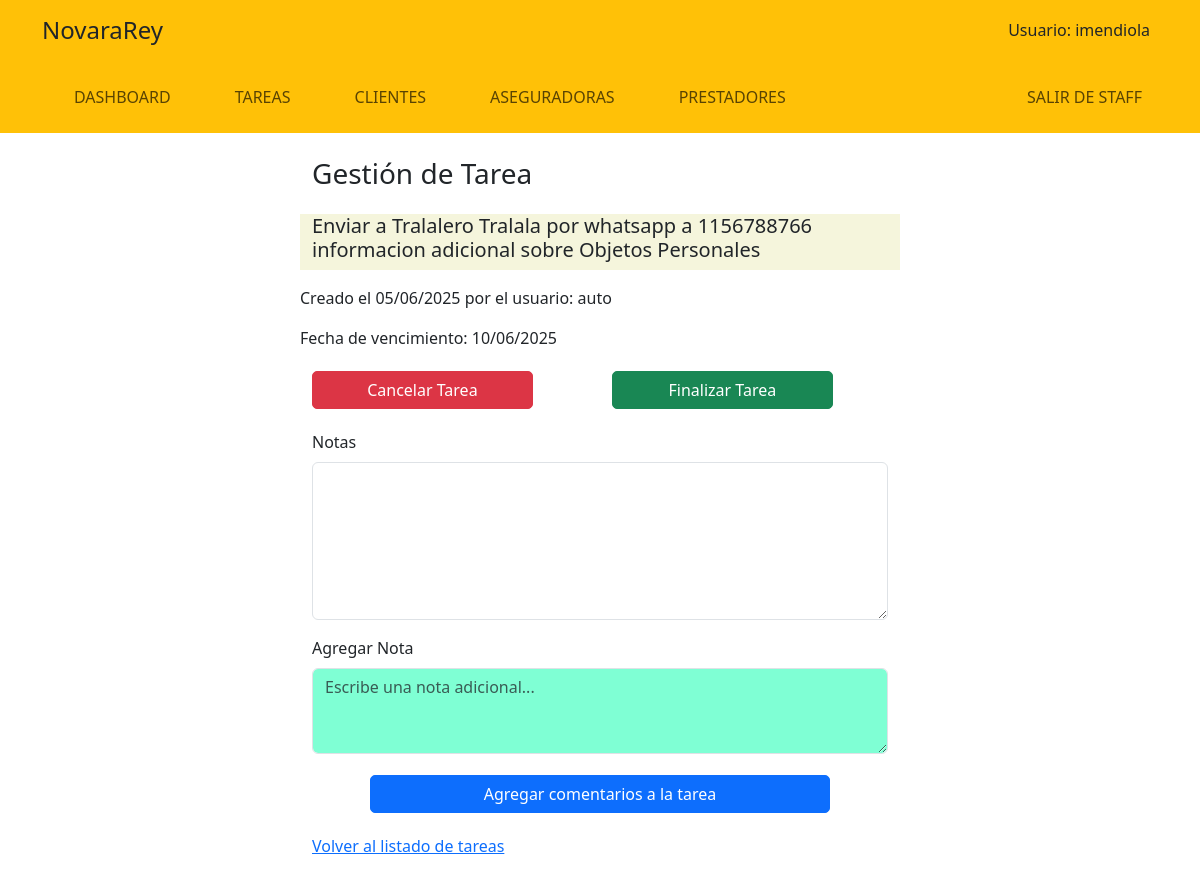
Screenshot of /staff/tareas/edit/7/ (signed in) with the database file from the repository.
### StaffApp/models.py (models this page shows, shortened)
class Tarea(models.Model):
    TASK_STATUS_CHOICES = [
        ('P', 'Pendiente'),
        ('F', 'Completada'),
        ('C', 'Cancelada'),
    ]
    titulo = models.CharField(max_length=100, verbose_name='Título')
    fecha_creacion = models.DateTimeField(auto_now_add=True, verbose_name='Fecha de Creación')
    usuario_creacion = models.ForeignKey(
        'auth.User', on_delete=models.CASCADE, related_name='tareas_creadas', verbose_name='Usuario Creador'
    )
    fecha_vencimiento = models.DateTimeField(verbose_name='Fecha de Vencimiento')
    status = models.CharField(
        max_length=1,
        choices=TASK_STATUS_CHOICES,
        default='P',
        verbose_name='Estado'
    )
    notas = models.TextField(verbose_name='Descripción')
    usuario_finalizacion = models.ForeignKey(
        'auth.User', on_delete=models.CASCADE, related_name='tareas_finalizadas', null=True, blank=True, verbose_name='Usuario de Finalización'
    )
    fecha_finalizacion = models.DateTimeField(null=True, blank=True, verbose_name='Fecha de Finalización')
    class Meta:
        verbose_name = 'Tarea'
        verbose_name_plural = 'Tareas'
        ordering = ['-fecha_creacion']

### StaffApp/views.py (the view, shortened to what this page needs)
# urls.py: path('tareas/edit/<int:id>/', vista_tareas_edit, name='tareas_edit'),
@login_required(login_url='/login/login/')
def vista_tareas_edit(request, id):
    tarea = Tarea.objects.get(id=id)
    return render(request, 'StaffApp/tareasEdit.html', {'tarea': tarea})

### StaffApp/templates/StaffApp/tareasEdit.html (shortened to what this page needs)
{% extends "StaffApp/baseStaff.html" %}
{% block content %}
<div class="container mt-4" style="max-width: 600px;">
    <h3 class="mb-4">Gestión de Tarea</h3>
    <form method="post">
        <div class="mb-3 row" style="font-weight: bold; background-color: beige;">
            <h5>{{ tarea.titulo }}</h5>
        </div>
        <div class="mb-3 row" >
            Creado el {{ tarea.fecha_creacion|date:'d/m/Y' }} por el usuario: {{ tarea.usuario_creacion.get_username }}
        </div>
        <div class="mb-3 row">
            Fecha de vencimiento: {{ tarea.fecha_vencimiento|date:'d/m/Y' }}
        </div>
        <div class="mb-3 row">
            <div class="col-6">
                <button type="submit" name="accion" value="cancelar" class="btn btn-danger custom-btn">Cancelar Tarea</button>
            </div>
            <div class="col-6">
                <button type="submit" name="accion" value="finalizar" class="btn btn-success custom-btn">Finalizar Tarea</button>
            </div>
        </div>
        <div class="mb-3">
            <label class="form-label">Notas</label>
            <textarea class="form-control" rows="6" readonly>{{ tarea.notas }}</textarea>
        </div>
        <div class="mb-3">
            <label class="form-label">Agregar Nota</label>
            <textarea class="form-control" name="comentario" rows="3" placeholder="Escribe una nota adicional..." style="background-color: aquamarine;"></textarea>
        </div>
            <div class="d-flex justify-content-center mb-3">
                <button type="submit" name="accion" value="addcomment" class="btn btn-primary custom-btn">Agregar comentarios a la tarea</button>
            </div>
        </form>
    <div class="mt-3">
        <a href="{% url 'tareas_main' %}">Volver al listado de tareas</a>
    </div>
</div>
{% endblock %}

### StaffApp/templates/StaffApp/baseStaff.html (shortened to what this page needs)
<!DOCTYPE html>
<html lang="es">
<head>
    {% load static %}
    <link href="https://cdn.jsdelivr.net/npm/bootstrap@5.3.3/dist/css/bootstrap.min.css" rel="stylesheet">
    <link rel="stylesheet" href="https://cdn.jsdelivr.net/npm/bootstrap-icons@1.11.3/font/bootstrap-icons.min.css">
    <link rel="stylesheet" href="{% static 'css/styles.css' %}">
</head>
<body>
    <header class="bg-warning text-dark mb-4">
        <div class="container">
            <div class="row align-items-center py-3">
                <div class="col-6 col-md-4">
                    <h1 class="h4 m-0">NovaraRey</h1>
                </div>
                <div class="col-6 col-md-8 text-end">
                    <div id="login-area">
                        {% if user.is_authenticated %}
                            <span class="me-2">Usuario: {{ user.get_username }}</span>
                        {% endif %}
                    </div>
                </div>
            </div>
            <nav class="navbar navbar-expand-lg bg-warning py-lg-3" id="mainNav">
                <div class="container px-0">
                    <div class="collapse navbar-collapse" id="navbarResponsive">
                        <ul class="navbar-nav me-auto">
                            <li class="nav-item {% if request.path == '/dashboard/' %}active{% endif %} px-lg-4">
                                <a class="nav-link text-uppercase text-expanded" href="#">Dashboard</a>
                            </li>
                            <li class="nav-item {% if request.path == '/tareas/' %}active{% endif %} px-lg-4">
                                <a class="nav-link text-uppercase text-expanded" href="{% url 'tareas_main' %}">Tareas</a>
                            </li>
                            <li class="nav-item {% if request.path == '/clientes/' %}active{% endif %} px-lg-4">
                                <a class="nav-link text-uppercase text-expanded" href="{% url 'clientes_main' %}">Clientes</a>
                            </li>
                            <li class="nav-item {% if request.path == '/aseguradoras/' %}active{% endif %} px-lg-4">
                                <a class="nav-link text-uppercase text-expanded" href="{% url 'aseguradoras_main' %}">Aseguradoras</a>
                            </li>
                            <li class="nav-item {% if request.path == '/prestadores/' %}active{% endif %} px-lg-4">
                                <a class="nav-link text-uppercase text-expanded" href="{% url 'prestadores_main' %}">Prestadores</a>
                            </li>
                        </ul>
                        <ul class="navbar-nav ms-auto">
                            <li class="nav-item px-lg-2">
                                <a class="nav-link text-uppercase text-expanded" href="{% url 'home' %}">Salir de Staff</a>
                            </li>
                        </ul>
                    </div>
                </div>
            </nav>
        </div>
    </header>
    <main class="container mb-5">
        {% block content %}
        {% endblock %}
    </main>
</body>
</html>

### static/css/styles.css (style rules this page uses)
.custom-btn { width: 80%; border-radius:5px; margin: 5px 0; }

### rows the page displays
Tarea: titulo "Enviar a Tralalero Tralala por whatsapp a 1156788766 informacion adicional sobre Objetos Personales", fecha_creacion "05/06/2025", usuario_creacion.get_username "auto", fecha_vencimiento "10/06/2025"

### other values shown
{{ user.get_username }} "imendiola"
